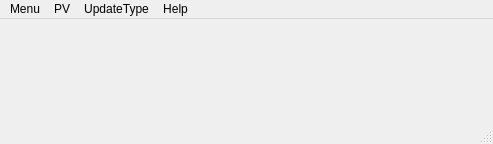
<?xml version="1.0" encoding="UTF-8"?>
<ui version="4.0">
 <class>MainWindow</class>
 <widget class="QMainWindow" name="MainWindow">
  <property name="windowModality">
   <enum>Qt::NonModal</enum>
  </property>
  <property name="geometry">
   <rect>
    <x>0</x>
    <y>0</y>
    <width>493</width>
    <height>144</height>
   </rect>
  </property>
  <property name="windowTitle">
   <string>MainWindow</string>
  </property>
  <widget class="QWidget" name="centralwidget"/>
  <widget class="QStatusBar" name="statusbar"/>
  <widget class="QMenuBar" name="menuBar">
   <property name="geometry">
    <rect>
     <x>0</x>
     <y>0</y>
     <width>493</width>
     <height>24</height>
    </rect>
   </property>
   <widget class="QMenu" name="menuMenu">
    <property name="title">
     <string>Menu</string>
    </property>
    <addaction name="fileAction"/>
    <addaction name="separator"/>
    <addaction name="separator"/>
    <addaction name="reloadAction"/>
    <addaction name="exitAction"/>
    <addaction name="separator"/>
    <addaction name="separator"/>
    <addaction name="aboutAction"/>
    <addaction name="separator"/>
   </widget>
   <widget class="QMenu" name="menuPV">
    <property name="title">
     <string>PV</string>
    </property>
    <addaction name="unconnectedAction"/>
   </widget>
   <widget class="QMenu" name="menuUpdateType">
    <property name="title">
     <string>UpdateType</string>
    </property>
    <addaction name="directAction"/>
    <addaction name="timedAction"/>
   </widget>
   <widget class="QMenu" name="menuHelp">
    <property name="title">
     <string>Help</string>
    </property>
    <addaction name="helpAction"/>
   </widget>
   <addaction name="menuMenu"/>
   <addaction name="menuPV"/>
   <addaction name="menuUpdateType"/>
   <addaction name="menuHelp"/>
  </widget>
  <action name="exitAction">
   <property name="text">
    <string>&amp;Exit</string>
   </property>
  </action>
  <action name="reloadAction">
   <property name="text">
    <string>&amp;Reload</string>
   </property>
  </action>
  <action name="unconnectedAction">
   <property name="text">
    <string>&amp;Unconnected</string>
   </property>
   <property name="iconText">
    <string>Unconnected PV's</string>
   </property>
   <property name="toolTip">
    <string>Unconnected PV's</string>
   </property>
  </action>
  <action name="fileAction">
   <property name="text">
    <string>Open &amp;File</string>
   </property>
   <property name="toolTip">
    <string>Open File</string>
   </property>
  </action>
  <action name="aboutAction">
   <property name="text">
    <string>&amp;About</string>
   </property>
  </action>
  <action name="directAction">
   <property name="checkable">
    <bool>true</bool>
   </property>
   <property name="text">
    <string>Direct</string>
   </property>
  </action>
  <action name="timedAction">
   <property name="checkable">
    <bool>true</bool>
   </property>
   <property name="text">
    <string>Timed</string>
   </property>
  </action>
  <action name="helpAction">
   <property name="text">
    <string>Contents</string>
   </property>
  </action>
 </widget>
 <resources/>
 <connections/>
</ui>
